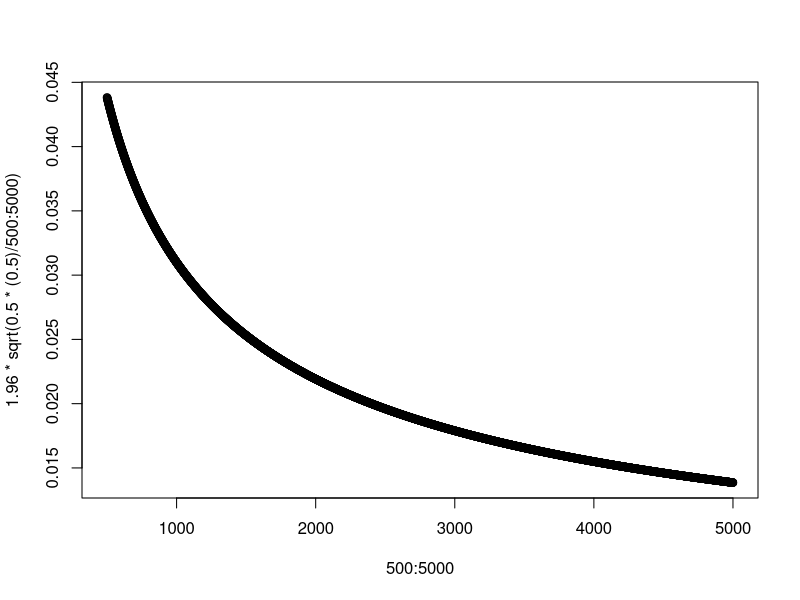

The R script that drew this image:
########################################
# Exercise elections
# Compute ME
########################################
n <- 1000
1.96 * sqrt(0.5*(1-0.5)/n)

n <- 2000
1.96 * sqrt(0.5*(1-0.5)/n)

n <- 5000
1.96 * sqrt(0.5*(1-0.5)/n)

# Her's how the ME change based on the value of n
plot(500:5000, 1.96 * sqrt(0.5*(0.5)/500:5000))

# What value value we need for n to reduce the error under 0.01: 
(1.96 * sqrt(0.5*(1-0.5))/0.01)^2

########################################
# Exercise polio
########################################

var.pi1 <- 0.00016 * (1-0.00016)/200745
var.pi2 <- 0.00057 * (1-0.00057)/201289

(0.00016 - 0.00057) + c(-1,1)*qnorm(0.975)*sqrt(var.pi1+var.pi2)

# If we change the value of the quintile (ergo the confidence intervalle)
# the value doens't change to much

(0.00016 - 0.00057) + c(-1,1)*qnorm(0.995)*sqrt(var.pi1+var.pi2)

# Alwayse remember to check the assumption, because for example in this case
# we have an estimated pie that is very very samll. We are using an aproximate 
# confidence intervall and it's very large, but pie it so small that you
# alwayse have to check check the convergence of the binomial distribution
# to the normal.